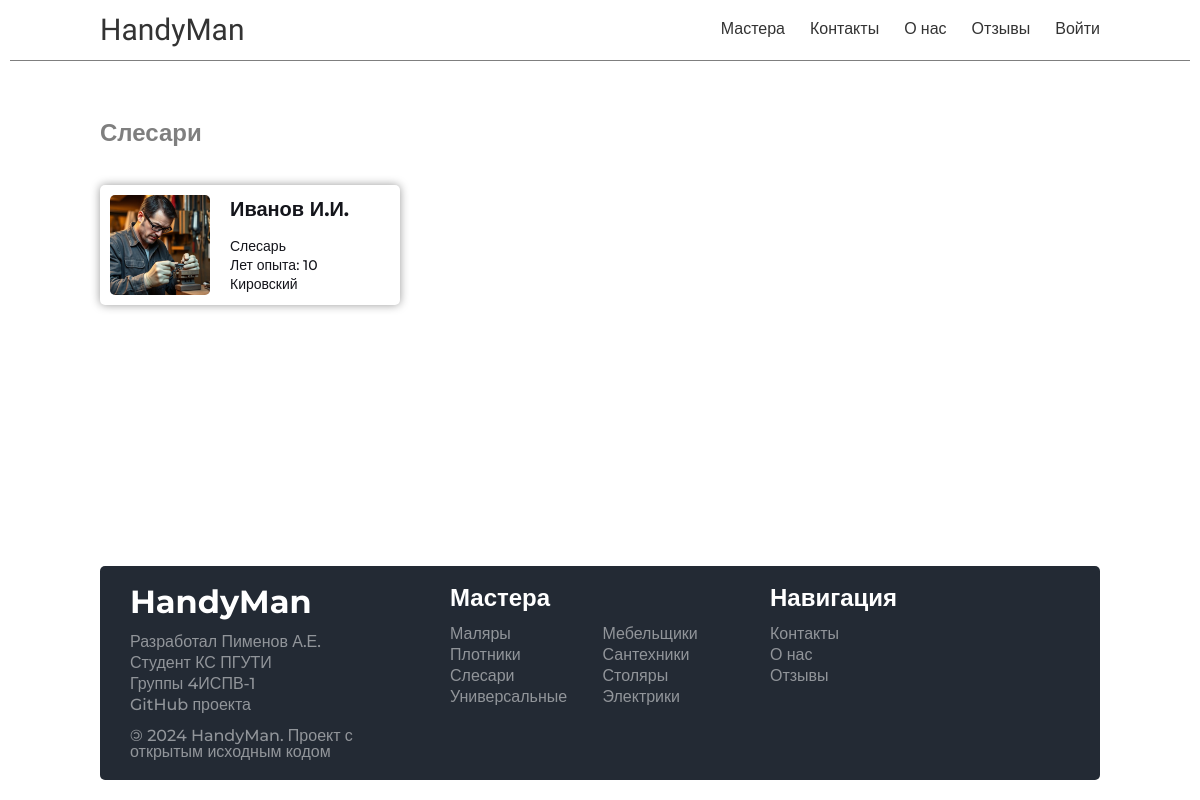
The app's page /masters/slesary/, older data.
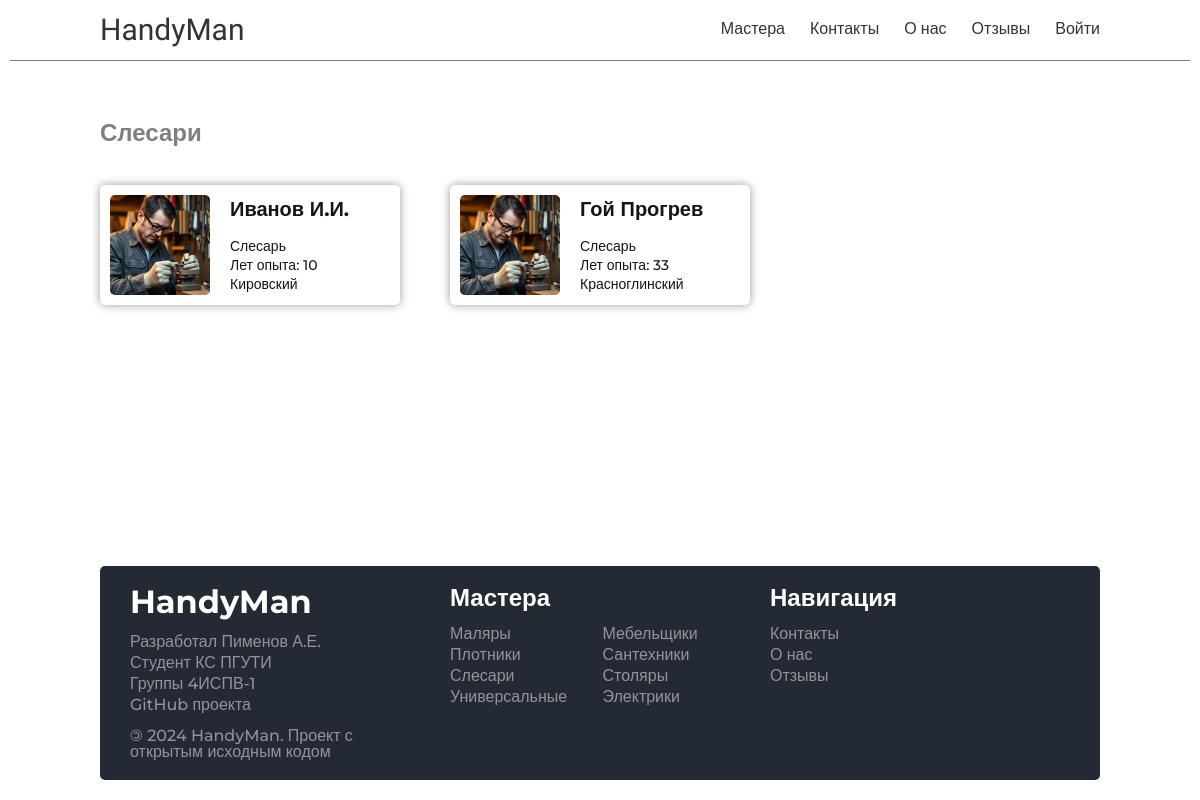
The same page, newer data.
### handyman/models.py (models this page shows, shortened)
class Skills(models.Model):
    id = models.UUIDField(primary_key=True, default=uuid.uuid4, editable=False)
    name = models.CharField(max_length=100)
    cat_name = models.CharField(
        max_length=100
    )
    slug = models.CharField(max_length=100, unique=True)
    image = models.ImageField(upload_to='skills/images', blank=True, null=True)
    created_at = models.DateTimeField(auto_now_add=True)
    class Meta:
        ordering = ['cat_name']

class Master(models.Model):
    id = models.UUIDField(primary_key=True, default=uuid.uuid4, editable=False)
    name = models.CharField(max_length=100)
    skill = models.ForeignKey(
        to="Skills", on_delete=models.PROTECT, blank=True, null=True
    )
    workarea = models.ForeignKey(
        to="Workarea", on_delete=models.PROTECT, blank=True, null=True
    )
    image = models.ImageField(upload_to='masters/images')
    experience = models.IntegerField(default=10)
    created_at = models.DateTimeField(auto_now_add=True)
    def get_absolute_url(self):
        return reverse('master_page', args=[self.skill.slug, self.id])

class Workarea(models.Model):
    id = models.UUIDField(primary_key=True, default=uuid.uuid4, editable=False)
    name = models.CharField(max_length=100)
    created_at = models.DateTimeField(auto_now_add=True)
    def __str__(self):
        return str(self.name)

### handyman/views.py (the view)
# urls.py: path('masters/<slug:skill_slug>/', views.show_masters, name='masters_type'),
def show_masters(request, skill_slug):
    skill = get_object_or_404(Skills, slug=skill_slug)
    masters = Master.objects.filter(skill=skill)
    data = {
        "title": skill.cat_name,
        "skill": skill,
        "masters": masters,
    }
    return render(request, "handyman/pages/master_pages/mastertype.html", context=data)

### handyman/templatetags/custom_tags.py (called while the page is built)
@register.simple_tag
def get_all_skills():
    return Skills.objects.all()

### handyman/templates/handyman/pages/master_pages/mastertype.html
{% extends "base.html" %}
{% block content %}
    {% include "handyman/include/header.html" %}
    <div class="main-container">
        <div class="main">
            <div class="main-block">
                <h2>{{ skill.cat_name }}</h2>
                <div class="grid-block">
                    {% for master in masters %}
                        <div class="card"
                             onclick="document.location.href='{{ master.get_absolute_url }}'">
                            {% if master.image %}
                                <img src="{{ master.image.url }}" alt="{{ master.name }}" style="border-radius: 5px"/>
                            {% else %}
                                <img src="https://placehold.co/150x150" alt="Изображение отсутствует"/>
                            {% endif %}
                            <div class="card-text">
                                <h3>{{ master.name }}</h3>
                                <ul>
                                    <li>{{ master.skill.name }}</li>
                                    <li>Лет опыта: {{ master.experience }}</li>
                                    <li>{{ master.workarea }}</li>
                                </ul>
                            </div>
                        </div>
                    {% endfor %}
                </div>
            </div>
        </div>
    </div>
    {% include "handyman/include/footer.html" %}
{% endblock content %}

### handyman/templates/base.html (shortened to what this page needs)
{% load static %}
<!DOCTYPE html>
<html lang="ru">
  <head>
    <link rel="stylesheet" href="{% static 'handyman/css/style.css' %}" />
    <link
      rel="stylesheet"
      href="https://cdn.jsdelivr.net/npm/swiper@11/swiper-bundle.min.css"
    />
  </head>
  <body>
    {% block content %} {% endblock %}
  </body>
</html>

### handyman/templates/handyman/include/header.html (shortened to what this page needs)
<div class="header-container">
    <div class="header">
        <div class="header-logo">
            <a href="{% url 'index' %}">HandyMan</a>
        </div>
        <div class="header-menu">
            <a href="{% url 'masters' %}">Мастера</a>
            <a href="{% url 'contacts' %}">Контакты</a>
            <a href="{% url 'about' %}">О нас</a>
            <a href="{% url 'feedbacks' %}">Отзывы</a>
            {% if user.is_authenticated %}
                <a href="{% url 'account' %}">Личный кабинет</a>
            {% else %}
                <a href="{% url 'login' %}">Войти</a>
            {% endif %}
        </div>
    </div>
</div>

### handyman/templates/handyman/include/footer.html
{% load custom_tags %}
<div class="footer-container">
    <div class="footer">
        <div class="footer-block">
            <h2>HandyMan</h2>
            <ul class="mt-20">
                <li>Разработал Пименов А.Е.</li>
                <li>Студент КС ПГУТИ</li>
                <li>Группы 4ИСПВ-1</li>
                <li>
                    <a href="https://github.com/binido/Course-work">GitHub проекта</a>
                </li>
                <li>
                    <span>&copy;</span> 2024 HandyMan. Проект с открытым исходным кодом
                </li>
            </ul>
        </div>
        <div class="footer-block">
            <h3>Мастера</h3>
            <ul class="grid-ul">
                {% get_all_skills as skills %}
                {% for skill in skills %}
                    <li><a href="{% url 'masters_type' skill.slug %}">{{ skill.cat_name }}</a></li>
                {% empty %}
                    <li>Нет доступных мастеров</li>
                {% endfor %}
            </ul>
        </div>
        <div class="footer-block">
            <h3>Навигация</h3>
            <ul>
                <li><a href="{% url 'contacts' %}">Контакты</a></li>
                <li><a href="{% url 'about' %}">О нас</a></li>
                <li><a href="{% url 'feedbacks' %}">Отзывы</a></li>
            </ul>
        </div>
    </div>
</div>

Row changes from the older to the newer data that the page shows:
added Master: image (picture), name "Гой Прогрев", skill.name "Слесарь", experience "33", workarea "Красноглинский"
